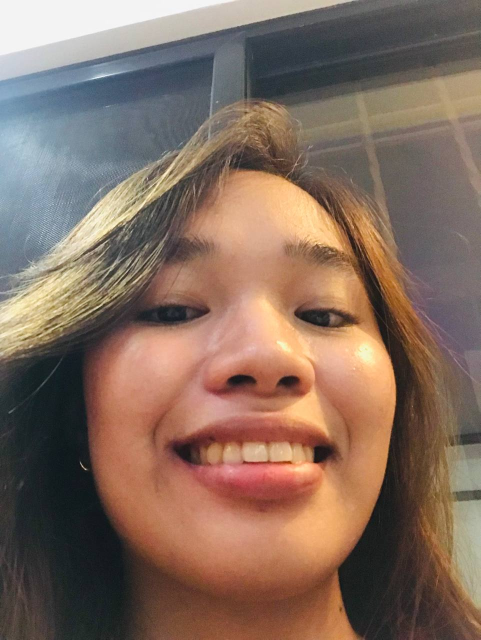
#> input picture module/DSP/images/pic.jpg, 961 x 1280 px (shown at 1/2 size)
$ jupyter execute Module-3-Color-Spaces.ipynb
#> lines starting #> are read from the running program, lines starting #| are printed output that depends on the picture
## Let's take a closer look at color spaces

You may have remembered we talked about images being stored in RGB (Red Green Blue) color Spaces. Let's take a look at that in OpenCV.

### First thing to remember about OpenCV's RGB is that it's BGR (I know, this is annoying)

Let's look at the image shape again. The '3L'

[cell 1]
import cv2
import numpy as np

image = cv2.imread('./images/pic.jpg')
#> image is the input picture: shape (1280, 961, 3); mean B, G, R 95.3, 109.1, 133

### Let's look at the individual color levels for the first pixel (0,0)

[cell 2]
# BGR Values for the first 0,0 pixel
cv2.imshow('image',image)
cv2.waitKey()
B, G, R = image[0,0]
#> B = 243; G = 243; R = 243
print (B, G, R)
#| 243 243 243
print (image.shape)
#| (1280, 961, 3)
cv2.destroyAllWindows()

Let's see what happens when we convert it to grayscale

[cell 3]
import cv2

# Load image
image = cv2.imread('./images/pic.jpg')

# Convert to grayscale
gray_img = cv2.cvtColor(image, cv2.COLOR_BGR2GRAY)
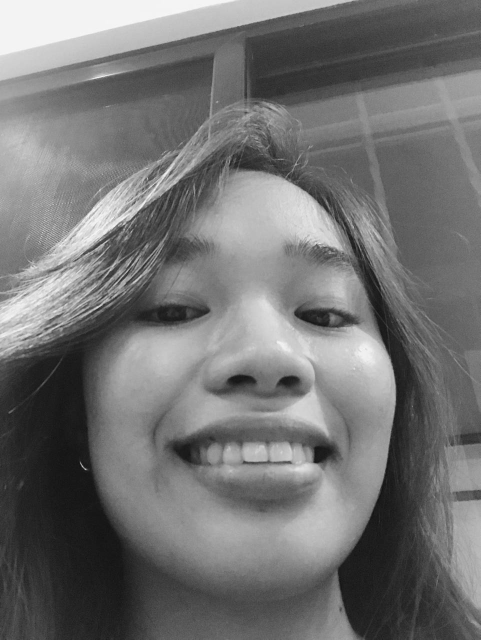
#> gray_img: shape (1280, 961) (shown at 1/2 size); min 7, max 251, mean 114.7

# Convert to HSV (as you already had)
HSV = cv2.cvtColor(image, cv2.COLOR_BGR2HSV)
#> HSV: shape (1280, 961, 3); mean H, S, V 40.9, 81.4, 137.7

# Now you can safely use gray_img
print("Gray image shape:", gray_img.shape)
#| Gray image shape: (1280, 961)
print("Pixel value at (496, 600):", gray_img[496, 600])
#| Pixel value at (496, 600): 124

It's now only 2 dimensions. Each pixel coordinate has only one value (previously 3) with a range of 0 to 255

[cell 4]
gray_img[0, 0]
#> Out = 243

### Another useful color space is HSV (Hue - Saturation - Value)
Infact HSV is very useful in color filtering.

[cell 5]
import cv2

# Read the input image
image = cv2.imread('./images/pic.jpg')

# Show the original image
cv2.imshow('Original image', image)

# Show each BGR channel separately
cv2.imshow('Blue channel', image[:, :, 0])
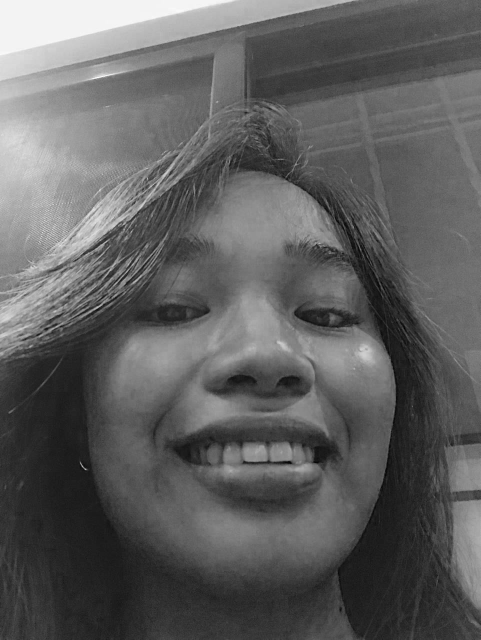
#> window 'Blue channel': shape (1280, 961) (shown at 1/2 size); min 0, max 255, mean 95.3
cv2.imshow('Green channel', image[:, :, 1])
cv2.imshow('Red channel', image[:, :, 2])
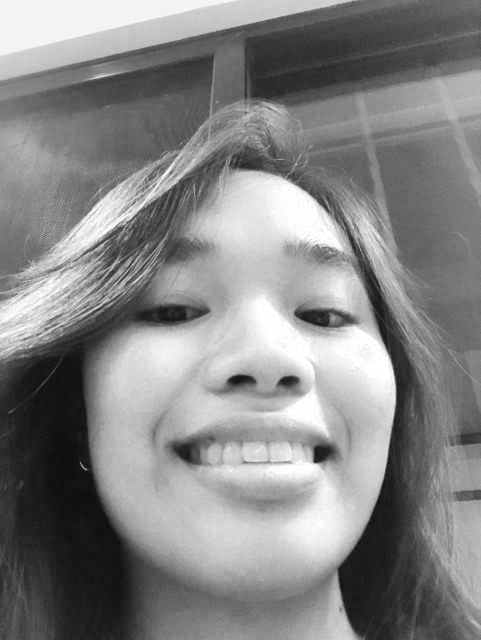
#> window 'Red channel': shape (1280, 961) (shown at 1/2 size); min 10, max 255, mean 133

cv2.waitKey(0)
cv2.destroyAllWindows()

### Let's now explore lookng at individual channels in an RGB image

[cell 6]
import cv2

# Load image
image = cv2.imread('./images/pic.jpg')

# Split channels
B, G, R = cv2.split(image)

# Show channels
cv2.imshow("Red Channel", R)
cv2.imshow("Green Channel", G)
cv2.imshow("Blue Channel", B)
cv2.waitKey(0)
cv2.destroyAllWindows()

# Merge back to original
merged = cv2.merge([B, G, R])
cv2.imshow("Merged Original", merged)

# Amplify Blue and Green safely
amplified_B = cv2.add(B, 100)
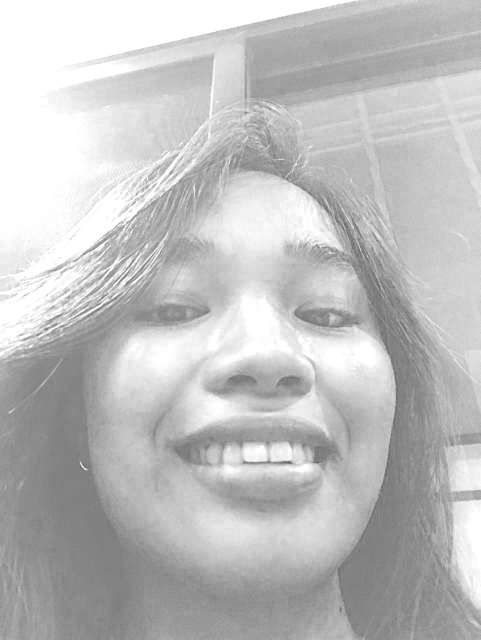
#> amplified_B: shape (1280, 961) (shown at 1/2 size); min 100, max 255, mean 191.2
amplified_G = cv2.add(G, 100)
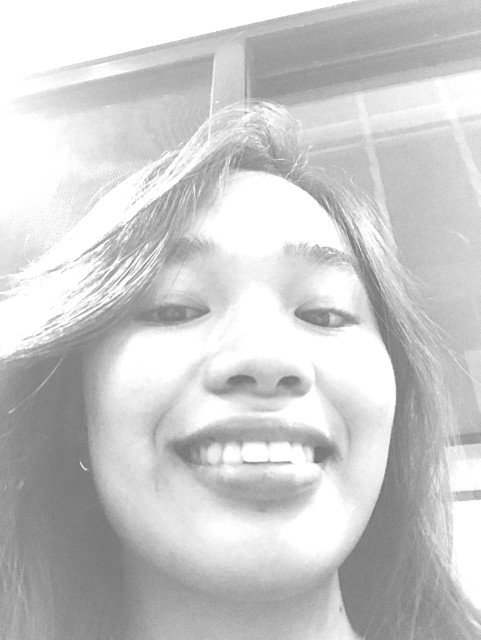
#> amplified_G: shape (1280, 961) (shown at 1/2 size); min 106, max 255, mean 202.7
merged_boosted = cv2.merge([amplified_B, amplified_G, R])
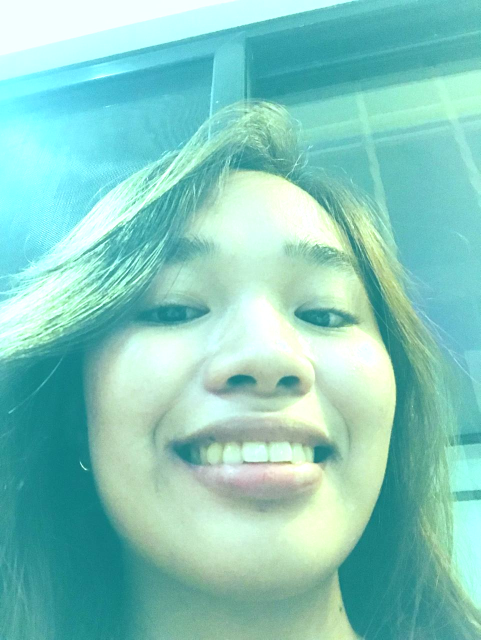
#> merged_boosted: shape (1280, 961, 3) (shown at 1/2 size); mean B, G, R 191.2, 202.7, 133

cv2.imshow("Merged with Blue+Green Amplified", merged_boosted)

cv2.waitKey(0)
cv2.destroyAllWindows()

[cell 7]
import cv2
import numpy as np

B, G, R = cv2.split(image)

# Let's create a matrix of zeros
# with dimensions of the image h x w
zeros = np.zeros(image.shape[:2], dtype = "uint8")

cv2.imshow("Red", cv2.merge([zeros, zeros, R]))
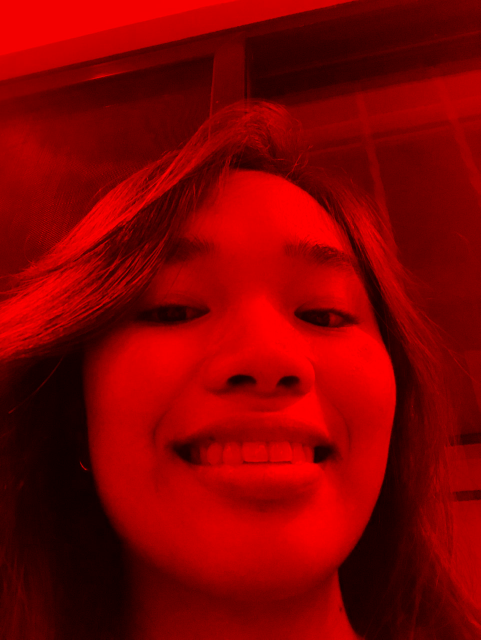
#> window 'Red': shape (1280, 961, 3) (shown at 1/2 size); mean B, G, R 0, 0, 133
cv2.imshow("Green", cv2.merge([zeros, G, zeros]))
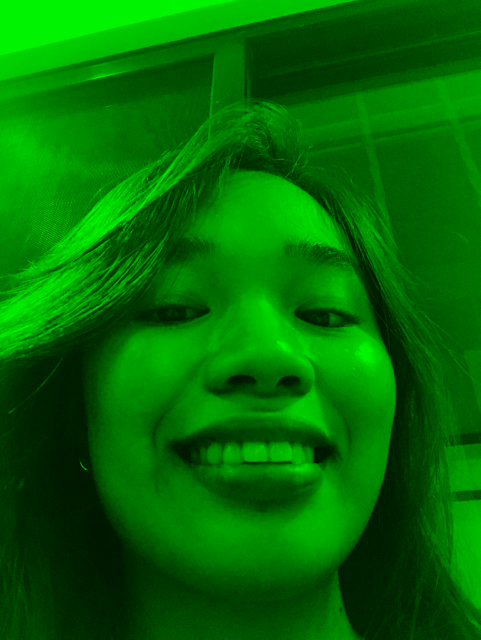
#> window 'Green': shape (1280, 961, 3) (shown at 1/2 size); mean B, G, R 0, 109.1, 0
cv2.imshow("Blue", cv2.merge([B, zeros, zeros]))
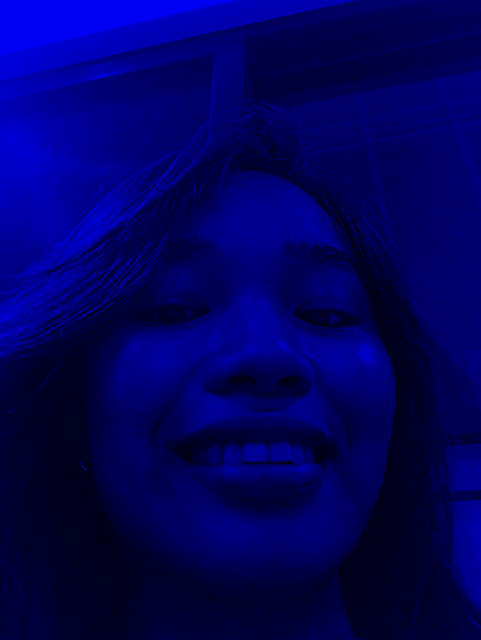
#> window 'Blue': shape (1280, 961, 3) (shown at 1/2 size); mean B, G, R 95.3, 0, 0

cv2.waitKey(0)
cv2.destroyAllWindows()

[cell 8]
image.shape[:2]
#> Out = (1280, 961)
